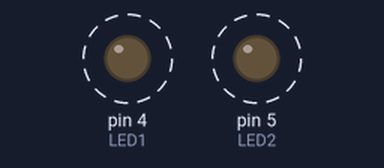
This sketch was run on a simulated Arduino Uno, built with avr-gcc and run on an emulated ATmega328P. On the bench: output pins drawn as LEDs (lit = HIGH). Dashed ring = blinking.

Above: at 0.1 s.
Timing chart, 0 to 3.0 s (numbered marks = the images above):
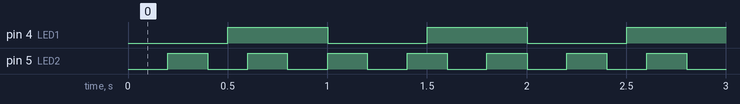

The sketch:

Blink2.ino
```cpp
/*
Blink2: Lets 2 LED blink with different frequencies
*/

bool d1 = 0; // if led 1 is on or off
bool d2 = 0; // if led 2 is on or off
// last time led 1 was changed
unsigned long int tick1;
// last time led 2 was changed
unsigned long int tick2;

//LED
#define LED1 4
#define LED2 5

// periods in microseconds
#define PER1  500000
#define PER2  200000

void setup() {
  pinMode(LED1,OUTPUT);
  pinMode(LED2,OUTPUT);
  tick1 = micros();
  tick2 = micros();
}

void loop() {
  if (micros() - tick1 >= PER1){
    tick1 = micros();
    if (!d1) digitalWrite(LED1, HIGH);
    else digitalWrite(LED1,LOW);
    d1=!d1;
  }

  if (micros() - tick2 >= PER2){
    tick2 = micros();
    if (!d2) digitalWrite(LED2, HIGH);
    else digitalWrite(LED2,LOW);
    d2=!d2;
  }
}
```

Measured:
- by itself, pin 4 (LED1): alternates HIGH for 0.50 s and LOW for 0.50 s
- by itself, pin 5 (LED2): alternates HIGH for 0.20 s and LOW for 0.20 s
- by itself, everything shown: repeats every 2.0 s, in 12 steps
